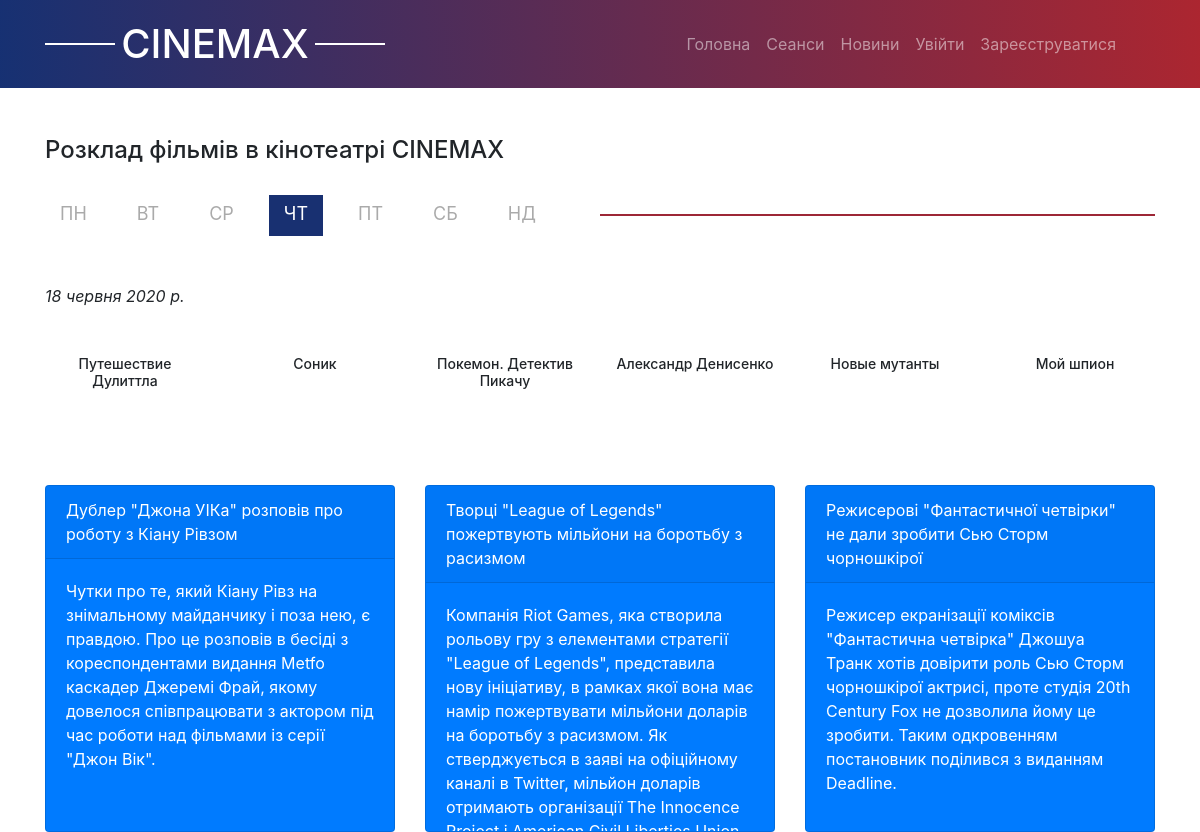
The app's page /sessions/ with its own data.
### app/models.py (models this page shows, shortened)
class TimeStampMixin(models.Model):
    created_at = models.DateTimeField(auto_now_add=True, null=True)
    updated_at = models.DateTimeField(auto_now=True, null=True)
    class Meta:
        abstract = True

class Weekday(TimeStampMixin, models.Model):
    weekday = models.CharField(max_length=150)
    date = models.DateField()
    weekday_en = models.CharField(max_length=50)

class Film(TimeStampMixin, models.Model): # Фильм
    name = models.CharField(max_length = 150)
    duration_film = models.TimeField() # '14:30'
    desc = models.TextField()
    year = models.PositiveSmallIntegerField("Дата выхода", default=2019)
    contry = models.CharField(max_length = 150)
    genre = models.ManyToManyField(Genre, verbose_name="жанры")
    actor = models.ManyToManyField(Actor, verbose_name="актеры", related_name="film_actor")
    directors = models.ManyToManyField(Actor, verbose_name="режиссер", related_name="film_director")
    premiere = models.CharField(max_length = 150)
    budget = models.PositiveIntegerField()
    image = models.ImageField(upload_to = 'posters/')
    url_trailer = models.CharField(max_length=200)

### news/models.py (models this page shows, shortened)
class TimeStampMixin(models.Model):
    created_at = models.DateTimeField(auto_now_add=True, null=True)
    updated_at = models.DateTimeField(auto_now=True, null=True)
    class Meta:
        abstract = True

class ParseMovieInfo(TimeStampMixin, models.Model):
    title = models.CharField(max_length = 300)
    date = models.CharField(max_length = 50)
    short_describe = models.TextField()
    full_describe = models.TextField()
    liked = models.ManyToManyField(User, default = None, blank = True, related_name = 'liked')
    dislike = models.ManyToManyField(User, default = None, blank = True, related_name = 'dislike')
    url = models.SlugField(max_length = 300)

### app/views.py (the view)
# urls.py: path('sessions/', app_views.SessionsListView.as_view(), name="sessions"),
class SessionsListView(View):
    def get(self, request):
        tday = date.today()
        num_week_day = date.today().weekday()
        sessions = Session.objects.all()
        days = ['пн', 'вт', 'ср', 'чт', 'пт', 'сб', 'нд']
        k = 0
        for i in range(0, len(days)):
            try:
                Weekday.objects.filter(weekday = days[num_week_day + i]).update(date = tday + datetime.timedelta(days=i))
                k += 1
            except Exception:
                Weekday.objects.filter(weekday = days[i-k]).update(date = tday + datetime.timedelta(days=i))
        active_vkladka = 0
        for day in Weekday.objects.all():
            dat = day.date
            if dat.weekday() == num_week_day:
                active_vkladka = day.weekday_en
        sessions = Session.objects.all()
        week = Weekday.objects.order_by('-id').all()
        movies = Film.objects.order_by('-id').all()
        halls = Hall.objects.all()
        news_list = ParseMovieInfo.objects.order_by('-id').all()
        context = {
            'news_list': news_list,
            'active_vkladka': active_vkladka,
            'sessions': sessions,
            'movies': movies,
            'halls': halls,
            'week': week,
        }
        return render(request, 'app_template/sessions.html', context)

### templates/app_template/sessions.html (shortened to what this page needs)
{% extends "base.html" %}
{% load static %}
{% block stylesheet %}
    <link rel="stylesheet" href="{% static 'css/jquery.fancybox.css' %}">
    <link rel="stylesheet" href="{% static 'css/sessions.css' %}">
{% endblock %}
{% block content %}
    <div class="sessions">
        <div class="container">
            <h3 class="sessions-top mt-5">
                Розклад фільмів в кінотеатрі СINEMAX
            </h3>
            <div class="sessions-tabs d-flex align-items-center">
                <nav class="days d-flex flex-wrap flex-xl-nowrap flex-lg-nowrap flex-md-nowrap flex-sm-nowrap ">
                    {% for day in week %}
                        <a href="#{{ day.weekday_en }}" class="day tabs-item {% if day.weekday_en == active_vkladka %} active {% endif %}">{{ day.weekday }}</a></li>
                    {% endfor %}
                </nav>
                <span class="line"></span>
            </div>
            {% for day in week %}
                <div id="{{day.weekday_en}}" class="sessions-bottom mt-5 tabs-content {% if day.weekday_en == active_vkladka %} visible {% endif %} ">
                    <em >{{day.date}}</em> <br>
                    <div class="row text-center mt-5">
                        {% for movie in movies %}
                            <div class="col-md-2 mb-5">
                                <h6 class="movie_name">{{ movie.name }}</h6> <br>
                            </div>
                        {% endfor %}
                    </div>
                </div>
            {% endfor %}
            <div class="row ">
                {% for news in news_list|slice:"3" %}
                <div class="col-12 col-md-4 ">
                    <div class="card my-4 bg-primary h-100">
                        <div class="card-header">
                            <a class="text-white" href="{% url 'news:news_detail' news.url %}">{{ news.title }}</a>
                        </div>
                        <div class="card-body text-white news_content">
                            {{ news.short_describe }}
                        </div>
                    </div>
                </div>
                {% endfor %}
            </div>
        </div>
    </div>
{% endblock %}
{% block js %}
    <link rel="stylesheet" href="{% static 'js/jquery.fancybox.min.js' %}">
{% endblock %}

### static/css/sessions.css (style rules this page uses)
.sessions-tabs { margin-top: 30px; margin-bottom: 30px; }
.sessions-tabs .line { width: 100%; background: #9D2736 ; }
.sessions-tabs .days { font-size: 24px; margin: 0; padding: 0; width: 100%; }
.sessions-tabs .days .day { margin-right: 20px; }
.sessions-tabs .days .active { color: #fff !important; background-color: #183071; }
.tabs-content { display: none; }
.visible { display: block; }
.sessions-tabs .days .day { text-decoration: none; color: #aaa; text-transform: uppercase; padding: 5px 15px 9px ; transition: all 0.3s ease; }
.sessions-tabs .days .day:nth-child(7) { margin-right: 0px; }
.news_content { overflow: auto; height: 200px; }
@media (min-width: 1200px) { .container { max-width: 1140px; } }
@media (min-width: 992px) { .container { max-width: 960px; } }
@media (min-width: 768px) { .container { max-width: 720px; } }
@media (min-width: 768px) { .sessions-top { font-size: 24px; } }
@media (min-width: 768px) { .sessions-tabs .days { font-size: 18px; } }
@media (min-width: 768px) { .movie_name { font-size: 14px; } }

### static/css/base.css (style rules this page uses)
h1,h2,h3,h4,h5,h6,p { padding: 0;margin: 0; }
a { text-decoration: none; }
.line { display: block; height: 2px; width: 70px; background-color: #fff; }
.container { max-width: 1140px !important; }
@media (min-width: 1200px) { .container { max-width: 1140px; } }
@media (min-width: 992px) { .container { max-width: 960px; } }
@media (min-width: 768px) { .container { max-width: 720px; } }

### records on screen
Weekday: weekday "ПН"
Weekday: weekday "ВТ"
Weekday: weekday "СР"
Weekday: weekday "ЧТ", date "18 червня 2020 р."
Weekday: weekday "ПТ"
Weekday: weekday "СБ"
Weekday: weekday "НД"
Film: name "Путешествие Дулиттла"
Film: name "Соник"
Film: name "Покемон. Детектив Пикачу"
Film: name "Александр Денисенко"
Film: name "Новые мутанты"
Film: name "Мой шпион"
ParseMovieInfo: title "Дублер \"Джона УІКа\" розповів про роботу з Кіану Рівзом", short_describe "Чутки про те, який Кіану Рівз на знімальному майданчику і поза нею, є правдою. Про це розповів в бесіді з кореспондентами видання Metfo каскадер Джеремі Фрай, якому довелося співпрацювати з актором під час роботи над фільмами із серії \"Джон Вік\"."
ParseMovieInfo: title "Творці \"League of Legends\" пожертвують мільйони на боротьбу з расизмом", short_describe "Компанія Riot Games, яка створила рольову гру з елементами стратегії \"League of Legends\", представила нову ініціативу, в рамках якої вона має намір пожертвувати мільйони доларів на боротьбу з расизмом. Як стверджується в заяві на офіційному каналі в Twitter, мільйон доларів отримають організації The Innocence…"
ParseMovieInfo: title "Режисерові \"Фантастичної четвірки\" не дали зробити Сью Сторм чорношкірої", short_describe "Режисер екранізації коміксів \"Фантастична четвірка\" Джошуа Транк хотів довірити роль Сью Сторм чорношкірої актрисі, проте студія 20th Century Fox не дозволила йому це зробити. Таким одкровенням постановник поділився з виданням Deadline."
